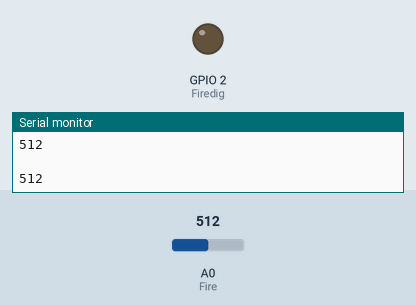
Simulated run of this sketch. Board: ESP8266 (NodeMCU). Shown: output pins drawn as LEDs (lit = HIGH), the last lines printed to the serial monitor. Inputs (shaded band) come from the test bench; at power-on: A0 (Fire) = 512.

Above: at 1.2 s.
1.3 s: A0 (Fire) set to 414
2.8 s: A0 (Fire) set to 393
At 3.3 s:
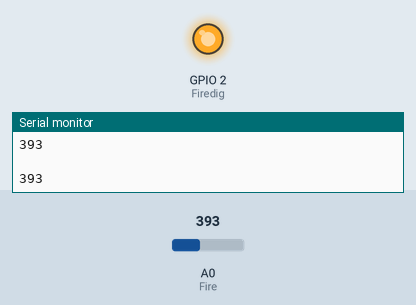
4.3 s: A0 (Fire) set to 582
5.8 s: A0 (Fire) set to 619
At 6.8 s:
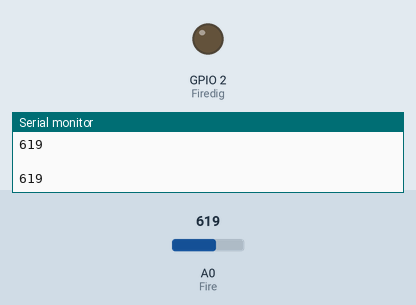
7.3 s: A0 (Fire) set to 390
At 7.9 s:
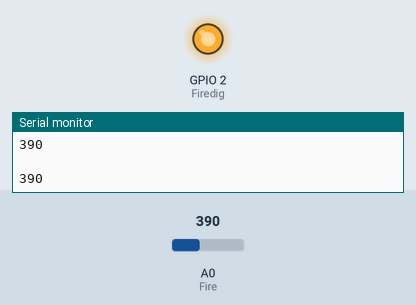
Timing chart, 0 to 9.8 s (numbered marks = the images above; inputs shaded):
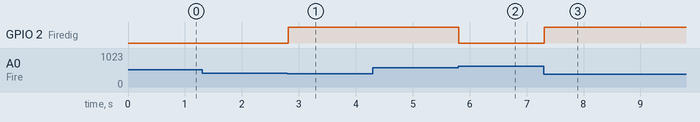

The sketch:

Fire_sensor.ino
```cpp
int Fire = A0;
int Firedig = 2;

void setup()
{
 Serial.begin(9600);
 pinMode(Firedig, OUTPUT);
}


void loop()
{
 int value1 = analogRead(Fire);
  //Serial.println(value1);
  //Serial.println(value2)
  Serial.println(value1);
  Serial.println(" ");


 //Serial.println(value3);
 if (value1 < 400)
 {
  digitalWrite(Firedig, HIGH);
 }
 if (value1 > 600 )
  {
   digitalWrite(Firedig, LOW);
  }

}
 /*
 led(RightGas, LeftLed, RightLed, UpLed, DownLed);
 led(UpGas, LeftLed, RightLed, UpLed, DownLed);
 led(DownGas, LeftLed, RightLed, UpLed, DownLed);
 감지되고 있으면 대충 400
 감지 안되면 670~700
 1cm정도는 십의자리 40~`100
 10cm정도는 400정도?
 아두이노에서 적외선 나오니 조심!!!!!!!!!!!!!!!!!!!!!!!!!

첫번째꺼 700정도
두번째꺼 560~590

*/
```

Measured:
- the behaviour switches between 400 and 399 on A0 (Fire) (found by bisection; images 0 and 1)
- the behaviour switches between 600 and 601 on A0 (Fire) (found by bisection; images 1 and 2)
- after the input at 2.8 s, GPIO 2 (Firedig): LOW → HIGH at once
- after the input at 5.8 s, GPIO 2 (Firedig): HIGH → LOW at once
- after the input at 7.3 s, GPIO 2 (Firedig): LOW → HIGH at once
